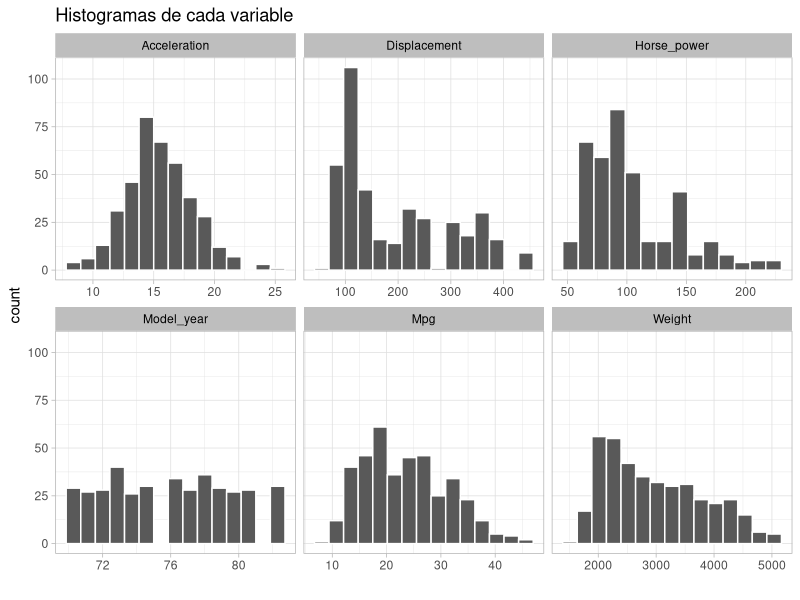
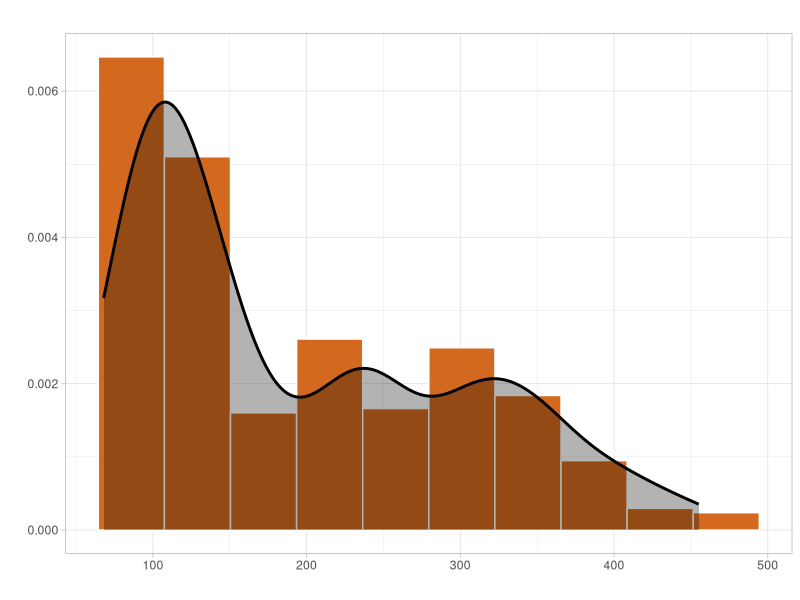
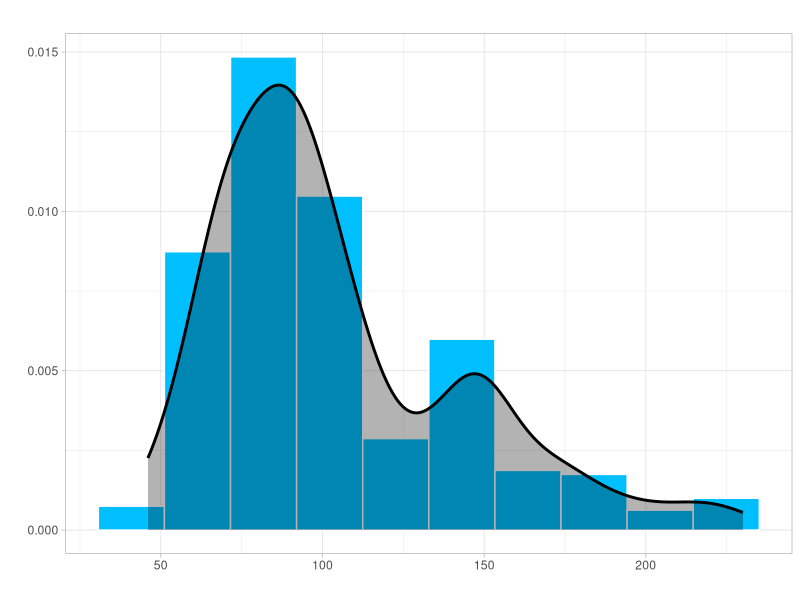
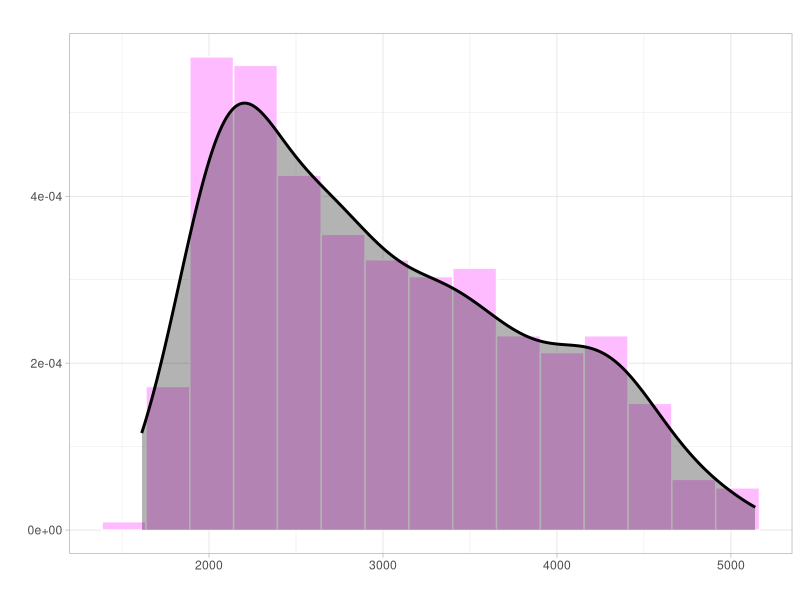
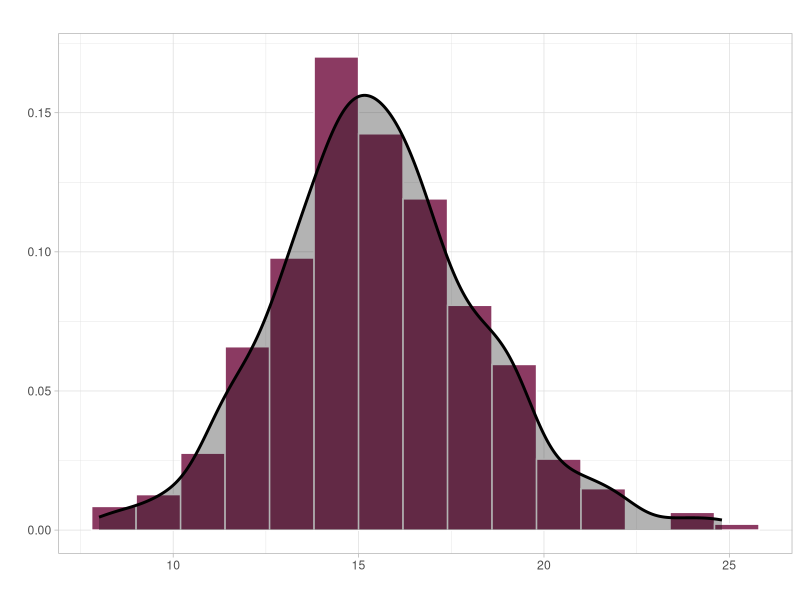
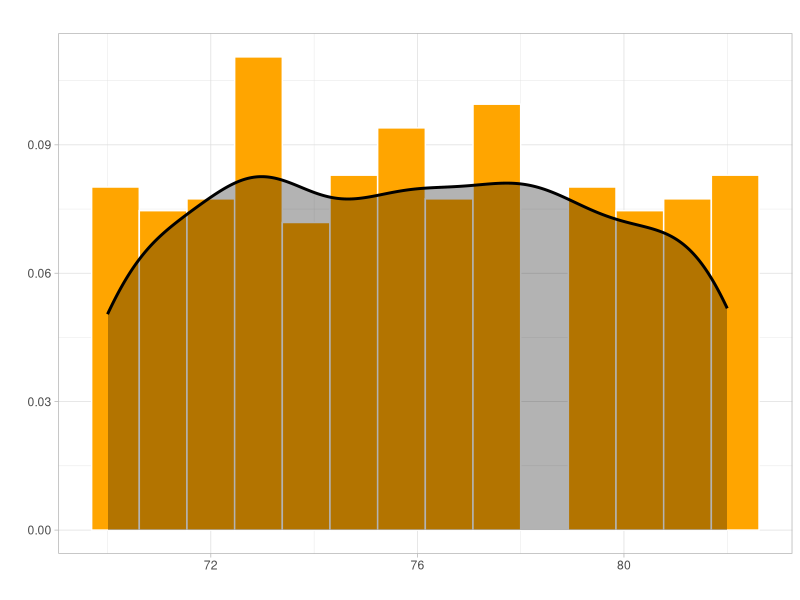
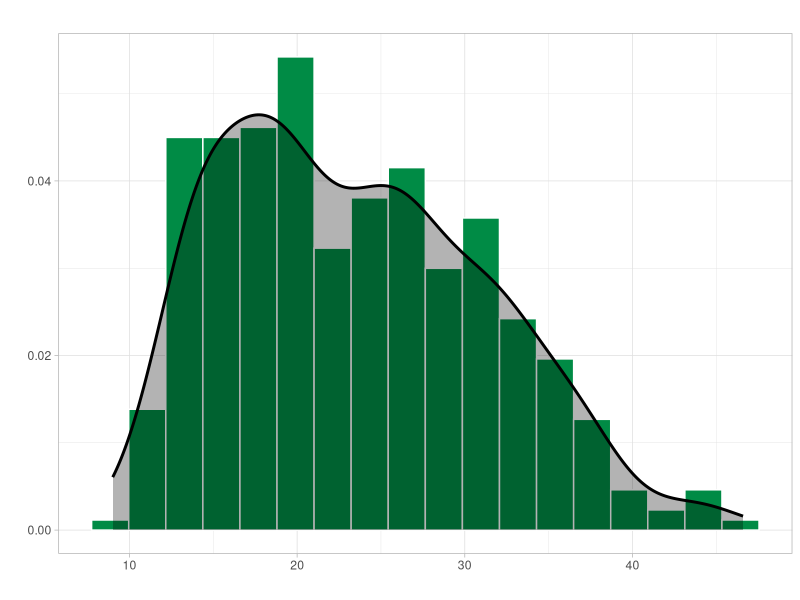
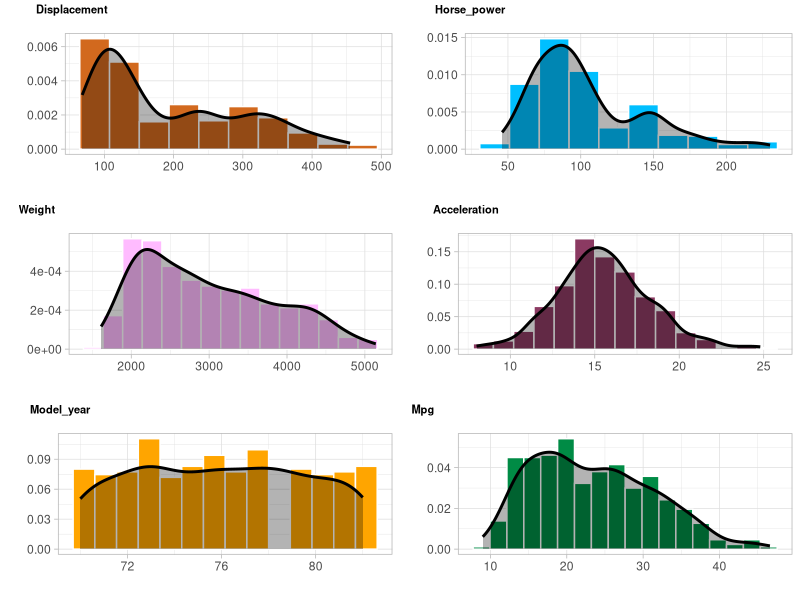

Reproduce these figures in R, in order.
## ---- chunk 1
# Para PDF output
# pdf_document: 
#     keep_tex: yes
#     df_print: kable

knitr::opts_chunk$set(echo = TRUE, results="hold", fig.align="center", 
                      comment=NA, messages=FALSE)
library(tidyverse)
library(ggplot2)
library(cowplot)
# library(car)
# library(ISLR)
# library(dlookr)
# library(corrplot)
# library(HSAUR2)
# library(vcdExtra)
# library(MASS)
# library(cepp)
# library("dslabs")
# library(reshape2)
# library(moments)
## ---- chunk 2
names <- c("Displacement", "Horse_power", "Weight", "Acceleration", "Model_year", "Mpg")

auto <- read_csv("Data/autoMPG6/autoMPG6.dat", comment = "@", col_names = names)

head(auto)
## ---- chunk 3
summary(auto)
## ---- chunk 4
ggplot(gather(auto), aes(value)) +
  geom_histogram(bins = 15, color="white") +
  facet_wrap(~key, scales = 'free_x') +
  theme_light() +
  theme(strip.background = element_rect(fill="grey", size=2))+
  theme(strip.text = element_text(colour = 'black')) +
  labs(title="Histogramas de cada variable", x = "")
## ---- chunk 5
colors <- c("chocolate", "deepskyblue1", "plum1", "hotpink4", "orange", "springgreen4")
bins <- c(10,10,15,15,14,18)
plt <- list(length = length(names))

for (i in 1:length(names)) {
  ggplot(auto, aes_string(x=names[i])) + 
    geom_histogram(aes(y=..density..), bins=bins[i], color="white", fill=colors[i]) +
    geom_density(alpha=.3, fill="black", size=1) +
    # labs(title=sprintf("%s", names[i]), x="") +
    labs(title="", x="", y="") +
    theme_light() -> plt[[i]]
  
  print(plt[i])
}

plot_grid(plotlist=plt, ncol=2, labels = names, label_size = 8)
## ---- chunk 6
colors <- c("chocolate", "deepskyblue1", "plum1", "hotpink4", "orange", "springgreen4")
plt <- list(length = length(names))

for (i in 1:length(names)) {
  ggplot(auto, aes_string(x=names[i])) + 
    geom_boxplot(fill=colors[i]) +
    coord_flip() +
    # labs(title=sprintf("%s", names[i]), x="") +
    labs(title="", x="") +
    theme_light() -> plt[[i]]
  
  print(plt[i])
}

plot_grid(plotlist=plt, ncol=3, labels = names, label_size = 8)
